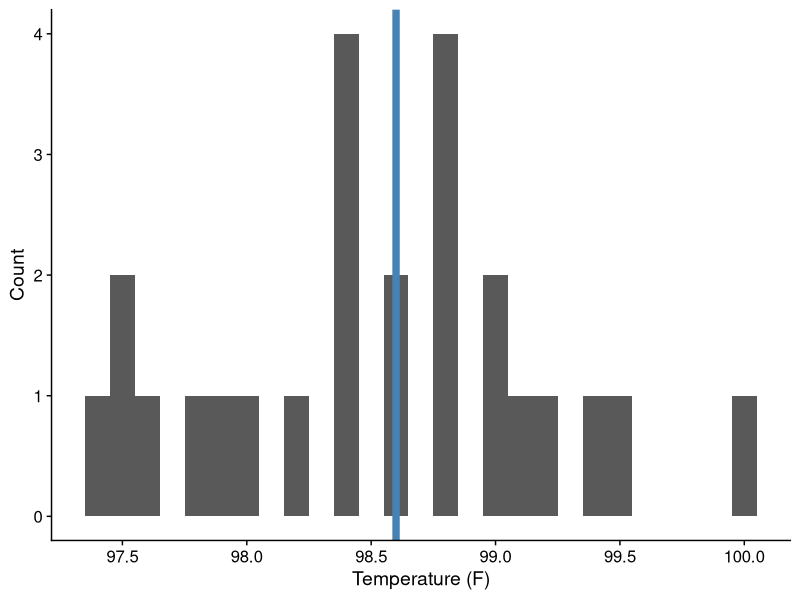
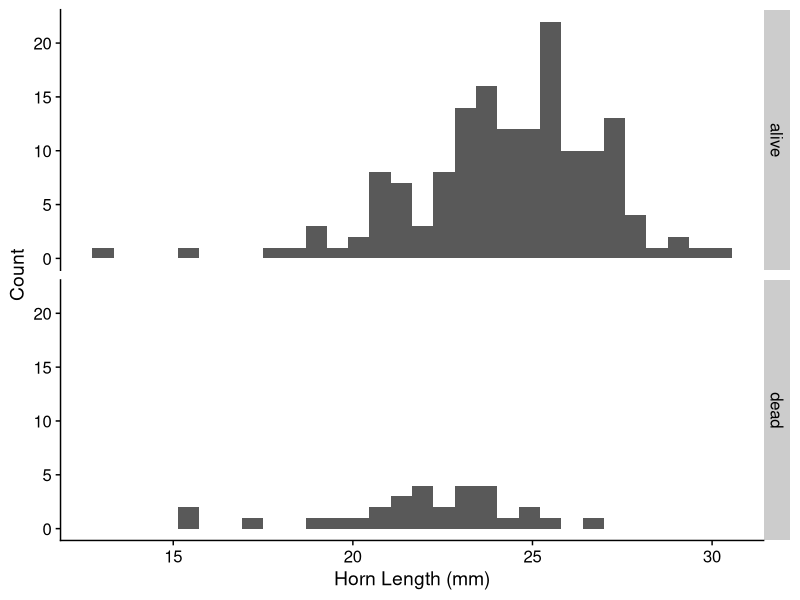

These charts were generated, in order, by the following R code:
## ---- chunk 1
library(tidyverse)
library(cowplot)
theme_set(theme_cowplot())
## ---- chunk 2
HBT <- read_csv("../data/HumanBodyTemp.csv")

HBT %>% 
  ggplot(aes(temp)) +
  geom_histogram(binwidth = 0.1) +
  geom_vline(xintercept = 98.6, color = "steelblue", size = 2.5) +
  labs(x = "Temperature (F)", y = "Count") +
  scale_x_continuous(breaks = seq(97, 101, by = 0.5), )
## ---- chunk 3
HL <- read_csv("../data/HornedLizards.csv") %>% 
  drop_na()

HL %>% 
  ggplot(aes(horn_length)) +
  geom_histogram(bins = 30) +
  facet_grid(group ~ .) +
  labs(x = "Horn Length (mm)", y = "Count")
## ---- chunk 4
HL %>% group_by(group) %>% 
  summarize(horn_mean = mean(horn_length),
            horn_SEM = sd(horn_length) / length(horn_length))
## ---- chunk 5
t.test(horn_length ~ group, data = HL, var.equal = TRUE)
## ---- chunk 6
fm <- lm(horn_length ~ group, data = HL)
summary(fm)
